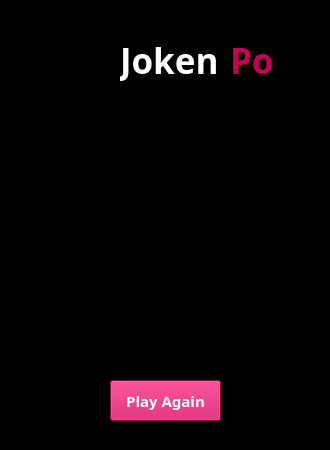
<?xml version="1.0" encoding="UTF-8"?>
<ui version="4.0">
 <class>Dialog</class>
 <widget class="QDialog" name="Dialog">
  <property name="geometry">
   <rect>
    <x>0</x>
    <y>0</y>
    <width>330</width>
    <height>450</height>
   </rect>
  </property>
  <property name="minimumSize">
   <size>
    <width>330</width>
    <height>450</height>
   </size>
  </property>
  <property name="maximumSize">
   <size>
    <width>330</width>
    <height>450</height>
   </size>
  </property>
  <property name="windowTitle">
   <string>Jokenpo</string>
  </property>
  <property name="styleSheet">
   <string notr="true">background-color: rgb(0, 0, 0);</string>
  </property>
  <widget class="QPushButton" name="btn_stone">
   <property name="geometry">
    <rect>
     <x>30</x>
     <y>160</y>
     <width>71</width>
     <height>61</height>
    </rect>
   </property>
   <property name="cursor">
    <cursorShape>PointingHandCursor</cursorShape>
   </property>
   <property name="styleSheet">
    <string notr="true">background-color: transparent;
border: none;</string>
   </property>
   <property name="text">
    <string/>
   </property>
   <property name="icon">
    <iconset>
     <normaloff>../img/pedra.png</normaloff>../img/pedra.png</iconset>
   </property>
   <property name="iconSize">
    <size>
     <width>57</width>
     <height>60</height>
    </size>
   </property>
  </widget>
  <widget class="QPushButton" name="btn_paper">
   <property name="geometry">
    <rect>
     <x>130</x>
     <y>160</y>
     <width>71</width>
     <height>61</height>
    </rect>
   </property>
   <property name="cursor">
    <cursorShape>PointingHandCursor</cursorShape>
   </property>
   <property name="styleSheet">
    <string notr="true">background-color: transparent;
border: none;</string>
   </property>
   <property name="text">
    <string/>
   </property>
   <property name="icon">
    <iconset>
     <normaloff>../img/paper1.png</normaloff>../img/paper1.png</iconset>
   </property>
   <property name="iconSize">
    <size>
     <width>62</width>
     <height>62</height>
    </size>
   </property>
  </widget>
  <widget class="QPushButton" name="btn_scissors">
   <property name="geometry">
    <rect>
     <x>230</x>
     <y>160</y>
     <width>71</width>
     <height>61</height>
    </rect>
   </property>
   <property name="cursor">
    <cursorShape>PointingHandCursor</cursorShape>
   </property>
   <property name="styleSheet">
    <string notr="true">background-color: transparent;
border: none;</string>
   </property>
   <property name="text">
    <string/>
   </property>
   <property name="icon">
    <iconset>
     <normaloff>../img/tesoura1.png</normaloff>../img/tesoura1.png</iconset>
   </property>
   <property name="iconSize">
    <size>
     <width>63</width>
     <height>63</height>
    </size>
   </property>
   <property name="default">
    <bool>false</bool>
   </property>
   <property name="flat">
    <bool>false</bool>
   </property>
  </widget>
  <widget class="QLabel" name="lbl_msg">
   <property name="geometry">
    <rect>
     <x>30</x>
     <y>300</y>
     <width>271</width>
     <height>51</height>
    </rect>
   </property>
   <property name="font">
    <font>
     <family>Bosch Sans Bold</family>
     <pointsize>26</pointsize>
     <weight>75</weight>
     <bold>true</bold>
    </font>
   </property>
   <property name="styleSheet">
    <string notr="true">background-color: transparent;
color: rgb(255, 255, 255);</string>
   </property>
   <property name="text">
    <string/>
   </property>
   <property name="alignment">
    <set>Qt::AlignCenter</set>
   </property>
  </widget>
  <widget class="QLabel" name="title_jogo_2">
   <property name="geometry">
    <rect>
     <x>120</x>
     <y>40</y>
     <width>111</width>
     <height>41</height>
    </rect>
   </property>
   <property name="font">
    <font>
     <family>Bosch Sans Black</family>
     <pointsize>26</pointsize>
     <weight>75</weight>
     <bold>true</bold>
    </font>
   </property>
   <property name="styleSheet">
    <string notr="true">background-color: transparent;
color: rgb(255, 255, 255);</string>
   </property>
   <property name="text">
    <string>Joken</string>
   </property>
  </widget>
  <widget class="QLabel" name="icon_velha_2">
   <property name="geometry">
    <rect>
     <x>50</x>
     <y>30</y>
     <width>61</width>
     <height>61</height>
    </rect>
   </property>
   <property name="styleSheet">
    <string notr="true">background-color: transparent;</string>
   </property>
   <property name="text">
    <string/>
   </property>
   <property name="pixmap">
    <pixmap>../img/flag-japan_1f1ef-1f1f5.png</pixmap>
   </property>
   <property name="scaledContents">
    <bool>true</bool>
   </property>
  </widget>
  <widget class="QPushButton" name="btn_reset">
   <property name="geometry">
    <rect>
     <x>110</x>
     <y>380</y>
     <width>111</width>
     <height>41</height>
    </rect>
   </property>
   <property name="font">
    <font>
     <family>Bosch Sans Bold</family>
     <pointsize>11</pointsize>
     <weight>75</weight>
     <bold>true</bold>
    </font>
   </property>
   <property name="cursor">
    <cursorShape>PointingHandCursor</cursorShape>
   </property>
   <property name="styleSheet">
    <string notr="true">color: rgb(255, 255, 255);
background-color: rgb(199, 0, 86);</string>
   </property>
   <property name="text">
    <string>Play Again</string>
   </property>
  </widget>
  <widget class="QLabel" name="label_4">
   <property name="geometry">
    <rect>
     <x>-260</x>
     <y>-30</y>
     <width>811</width>
     <height>501</height>
    </rect>
   </property>
   <property name="text">
    <string/>
   </property>
   <property name="pixmap">
    <pixmap>../img/japanese-temple-surrounded-by-nature_52683-46009.webp</pixmap>
   </property>
   <property name="scaledContents">
    <bool>true</bool>
   </property>
  </widget>
  <widget class="QGraphicsView" name="graphicsView_2">
   <property name="geometry">
    <rect>
     <x>-10</x>
     <y>-10</y>
     <width>371</width>
     <height>461</height>
    </rect>
   </property>
   <property name="styleSheet">
    <string notr="true">background-color: rgb(0, 0, 0, 0.3);</string>
   </property>
  </widget>
  <widget class="QLabel" name="title_jogo_3">
   <property name="geometry">
    <rect>
     <x>230</x>
     <y>40</y>
     <width>51</width>
     <height>41</height>
    </rect>
   </property>
   <property name="font">
    <font>
     <family>Bosch Sans Black</family>
     <pointsize>26</pointsize>
     <weight>75</weight>
     <bold>true</bold>
    </font>
   </property>
   <property name="styleSheet">
    <string notr="true">background-color: transparent;
color: rgb(199, 0, 86);</string>
   </property>
   <property name="text">
    <string>Po</string>
   </property>
  </widget>
  <widget class="QLabel" name="jogada">
   <property name="geometry">
    <rect>
     <x>110</x>
     <y>250</y>
     <width>111</width>
     <height>31</height>
    </rect>
   </property>
   <property name="font">
    <font>
     <pointsize>11</pointsize>
    </font>
   </property>
   <property name="styleSheet">
    <string notr="true">background-color: transparent;
color: white;</string>
   </property>
   <property name="text">
    <string/>
   </property>
   <property name="alignment">
    <set>Qt::AlignCenter</set>
   </property>
  </widget>
  <zorder>label_4</zorder>
  <zorder>graphicsView_2</zorder>
  <zorder>btn_stone</zorder>
  <zorder>btn_paper</zorder>
  <zorder>btn_scissors</zorder>
  <zorder>lbl_msg</zorder>
  <zorder>title_jogo_2</zorder>
  <zorder>icon_velha_2</zorder>
  <zorder>btn_reset</zorder>
  <zorder>title_jogo_3</zorder>
  <zorder>jogada</zorder>
 </widget>
 <resources/>
 <connections/>
</ui>
